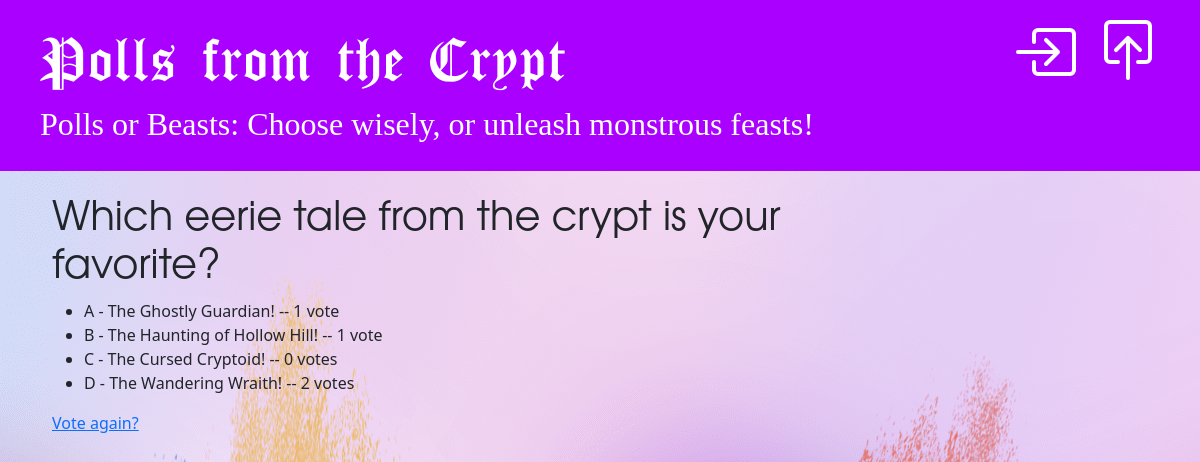
/polls/6/results/, run on an earlier commit of the app's database.
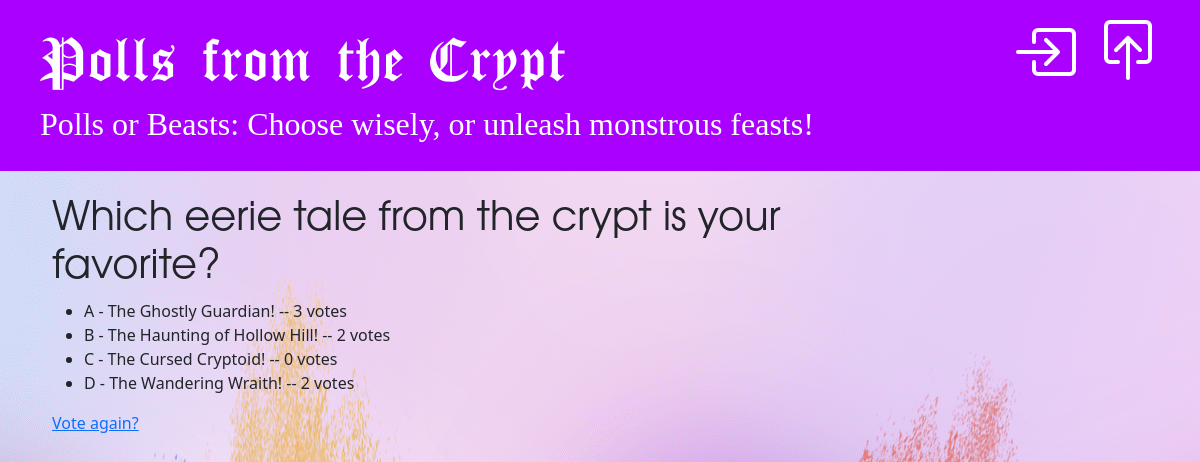
And on a later commit of the database.
### polls/models.py (models this page shows, shortened)
class Choice(models.Model):
    question = models.ForeignKey(Question, on_delete=models.CASCADE)
    choice_text = models.CharField(max_length=200)
    votes = models.IntegerField(default=0)

### polls/views.py (the view)
# urls.py: path("<int:pk>/results/", views.ResultsView.as_view(), name="results"),
class ResultsView(PollsBaseView, generic.DetailView):
    model = Question
    template_name = "polls/results.html"

### polls/views.py (called while the page is built)
    def get_slogan(self):
        return random.choice(self.slogans)

    def get_context_data(self, **kwargs):
        context = super().get_context_data(**kwargs)
        context['slogan'] = self.get_slogan()
        return context

### polls/templates/polls/results.html
{% extends 'polls/base.html' %}
{% block content %}
    <h1>{{ question.question_text }}</h1>
    <ul>
    {% for choice in question.choice_set.all %}
        <li>{{ choice.choice_text }} -- {{ choice.votes }} vote{{ choice.votes|pluralize }}</li>
    {% endfor %}
    </ul>
    <a href="{% url 'polls:detail' question.id %}">Vote again?</a>
{% endblock %}

What changed in the data, as far as the page shows it:
changed Choice "A - The Ghostly Guardian!": votes "1" → "3"
changed Choice "B - The Haunting of Hollow Hill!": votes "1" → "2"
